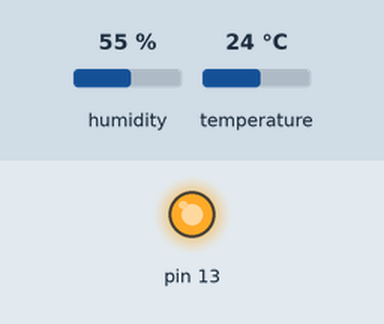
Bench run of a sketch on a simulated Arduino Uno, built with avr-gcc and run on an emulated ATmega328P. Parts: output pins drawn as LEDs (lit = HIGH). Wiring (inferred from the names in the program): DHT11 sensor: data pin 2. The inputs (shaded band) are chosen by the test bench; at power-on: humidity 55 %, temperature 24 °C. What the sketch prints to the serial monitor is not drawn.

Above: at 0.7 s.
At 3.9 s:
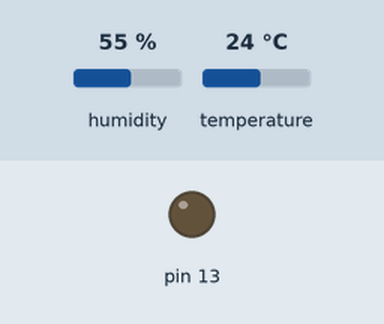
Timing chart, 0 to 8.2 s (numbered marks = the images above):
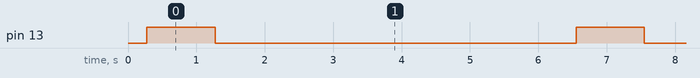

The sketch:

helen.ino
```cpp
// Example testing sketch for various DHT humidity/temperature sensors
// Written by ladyada, public domain

#include "DHT/DHT.h"

#define DHTPIN 2     // what pin we're connected to

// Uncomment whatever type you're using!
//#define DHTTYPE DHT11   // DHT 11
#define DHTTYPE DHT22   // DHT 22  (AM2302)
//#define DHTTYPE DHT21   // DHT 21 (AM2301)

// Connect pin 1 (on the left) of the sensor to +5V
// NOTE: If using a board with 3.3V logic like an Arduino Due connect pin 1
// to 3.3V instead of 5V!
// Connect pin 2 of the sensor to whatever your DHTPIN is
// Connect pin 4 (on the right) of the sensor to GROUND
// Connect a 10K resistor from pin 2 (data) to pin 1 (power) of the sensor

// Initialize DHT sensor.
// Note that older versions of this library took an optional third parameter to
// tweak the timings for faster processors.  This parameter is no longer needed
// as the current DHT reading algorithm adjusts itself to work on faster procs.
DHT dht(DHTPIN, DHTTYPE);

void setup() {
  Serial.begin(9600);
  pinMode(13, OUTPUT);
//  Serial.println("DHTxx test!");

  dht.begin();
}

void loop() {
  // Wait a few seconds between measurements.


  // Reading temperature or humidity takes about 250 milliseconds!
  // Sensor readings may also be up to 2 seconds 'old' (its a very slow sensor)
  float h = dht.readHumidity();
  // Read temperature as Celsius (the default)
  float t = dht.readTemperature();

  // Check if any reads failed and exit early (to try again).
  if (isnan(h) || isnan(t)) {
    Serial.println("Failed to read from DHT sensor!");
    return;
  }

  Serial.print('{');
  Serial.print("\"humidity\":");
  Serial.print(h);
  Serial.print(",");
  Serial.print("\"temperature\":");
  Serial.print(t);
  Serial.print('}');
  Serial.println();
  digitalWrite(13, HIGH);   // turn the LED on (HIGH is the voltage level)
  delay(1000);              // wait for a second
  digitalWrite(13, LOW);    // turn the LED off by making the voltage LOW
  delay(1000);
  delay(4000);

//Serial.println("hola mundo");
}
```

DHT.h
```cpp
// (licence header left out)
#ifndef DHT_H
#define DHT_H

#if ARDUINO >= 100
 #include "Arduino.h"
#else
 #include "WProgram.h"
#endif


// Uncomment to enable printing out nice debug messages.
//#define DHT_DEBUG

// Define where debug output will be printed.
#define DEBUG_PRINTER Serial

// Setup debug printing macros.
#ifdef DHT_DEBUG
  #define DEBUG_PRINT(...) { DEBUG_PRINTER.print(__VA_ARGS__); }
  #define DEBUG_PRINTLN(...) { DEBUG_PRINTER.println(__VA_ARGS__); }
#else
  #define DEBUG_PRINT(...) {}
  #define DEBUG_PRINTLN(...) {}
#endif

// Define types of sensors.
#define DHT11 11
#define DHT22 22
#define DHT21 21
#define AM2301 21


class DHT {
  public:
   DHT(uint8_t pin, uint8_t type, uint8_t count=6);
   void begin(void);
   float readTemperature(bool S=false, bool force=false);
   float convertCtoF(float);
   float convertFtoC(float);
   float computeHeatIndex(float temperature, float percentHumidity, bool isFahrenheit=true);
   float readHumidity(bool force=false);
   boolean read(bool force=false);

 private:
  uint8_t data[5];
  uint8_t _pin, _type, _bit, _port;
  uint32_t _lastreadtime, _maxcycles;
  bool _lastresult;

  uint32_t expectPulse(bool level);

};

class InterruptLock {
  public:
   InterruptLock() {
    noInterrupts();
   }
   ~InterruptLock() {
    interrupts();
   }

};

#endif
```

Measured:
- by itself, pin 13: alternates HIGH for 1.0 s and LOW for 5.3 s
